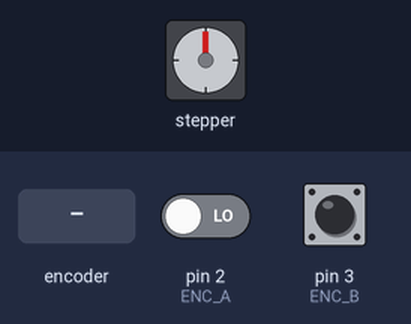
Simulated run of this sketch. Board: Arduino Uno, built with avr-gcc and run on an emulated ATmega328P. Shown: stepper motor. Wiring (inferred from the names in the program): stepper motor driver (200 steps per turn assumed): step pin 4; direction pin 5. Inputs (shaded band) come from the test bench; at power-on: pin 2 (ENC_A) LOW, pin 3 (ENC_B) HIGH.

Above: at 1.2 s.
1.3 s: rotary encoder on pin 2 (ENC_A) / pin 3 (ENC_B) turned 2 steps (second pin leading)
Timing chart, 0 to 4.3 s (numbered marks = the images above; inputs shaded):
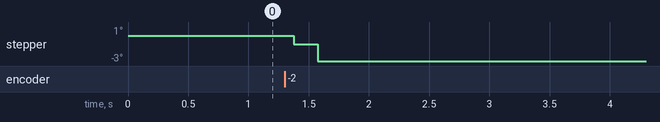

Measured:
- after the input at 1.3 s, stepper: goes -1° 0.20 s, then -3°, starting after 0.08 s

The sketch:

encoder_adim_polling.ino
```cpp
// SORU 2 a) Adim motorunu encoder ile kontrol et - INTERRUPT OLMADAN
// Encoder 2 cikisli (A, B), 1 tur 200 pulse. 1 encoder pulse'i = 1 motor adimi.
// Pin 2: encoder A, Pin 3: encoder B, Pin 4: surucu puls, Pin 5: surucu direction
//
// A kanalinin yukselen kenarini loop icinde kendimiz yakaliyoruz.
// Yukselen kenarda B dusukse saga, yuksekse sola donmus demektir.
// loop icinde uzun delay olmamali, yoksa encoder pulse'lari kacar.

const int ENC_A = 2;
const int ENC_B = 3;
const int PULS  = 4;   // surucu - puls
const int DIR   = 5;   // surucu - direction

int sonA;

void adimAt(bool yon) {
  digitalWrite(DIR, yon);
  delayMicroseconds(5);      // yon oturma suresi
  digitalWrite(PULS, HIGH);
  delayMicroseconds(5);      // surucunun istedigi min. puls genisligi
  digitalWrite(PULS, LOW);
  delayMicroseconds(5);
}

void setup() {
  pinMode(ENC_A, INPUT);
  pinMode(ENC_B, INPUT);
  pinMode(PULS, OUTPUT);
  pinMode(DIR, OUTPUT);
  sonA = digitalRead(ENC_A);
}

void loop() {
  int a = digitalRead(ENC_A);
  if (a == HIGH && sonA == LOW) {          // A'da yukselen kenar
    if (!digitalRead(ENC_B)) adimAt(HIGH); // saga
    else                     adimAt(LOW);  // sola
  }
  sonA = a;
}
```
